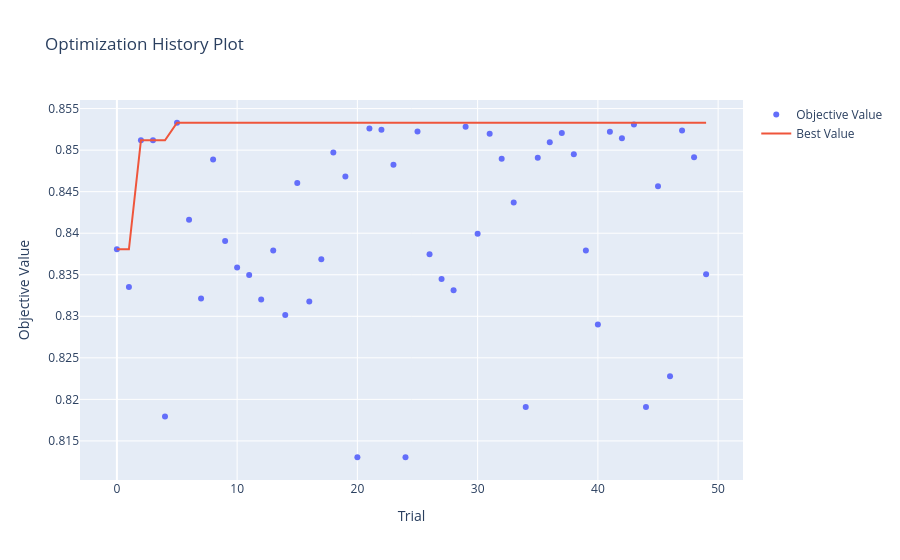

Notebook source saved alongside this figure:
### Markdown cell above
아래는 하이퍼파라미터 학습과정에 대한 그래프이다.

### Code cell
optuna.visualization.plot_optimization_history(study)
